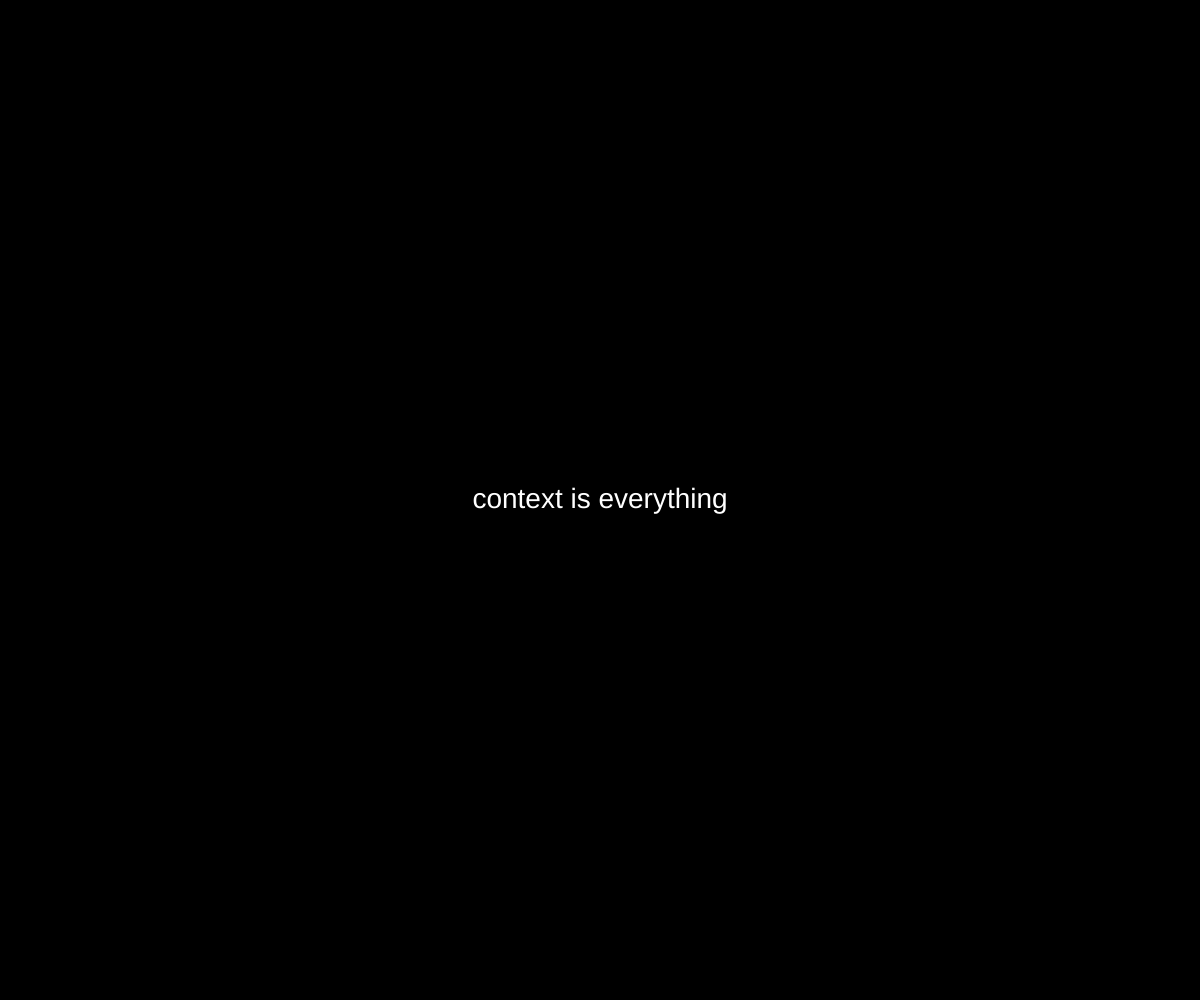
Frame 1 (no input)
Frame 60 (no input): identical to frame 1, image omitted
Frame 120 (the mouse pressed at the canvas centre since frame 60): identical to frame 1, image omitted

The p5.js sketch that drew this single still picture (run headless with seeded random() and noise() and a simulated clock; from frame 60 on, the mouse is pressed at the canvas centre):

// p5.js sketch
// ── sketch.js
/*
 * © 2026 Schultzschultz. Created for 'Schultzschultz Creative Coding Masterclass'.
 * For educational use only. All rights reserved.
 *
 * -------------
 * markdown file 
 * -------------
 *
 * This project demonstrates how to use a CLAUDE.md brief to give AI assistants
 * the context they need to work effectively on a codebase — covering purpose,
 * stack, design system, conventions, and current status.
 *
 */


// Runs once when the sketch starts
function setup() {

  // Default full-window canvas.
  createCanvas(windowWidth, windowHeight);

  // ----------------- Add your startup code here. -----------------
}

// Runs continuously (frame by frame)
function draw() {

  // Clear the frame with a black background.
  background(0);

  // ----------------- Add your display code here. -----------------

  // Example: Display a message in the center of the canvas.
  fill(255);
  noStroke();
  textAlign(CENTER, CENTER);
  textSize(28);
  text("context is everything", width / 2, height / 2);
}

// Keeps the canvas size in sync with the browser window.
function windowResized() {
  resizeCanvas(windowWidth, windowHeight);
}
